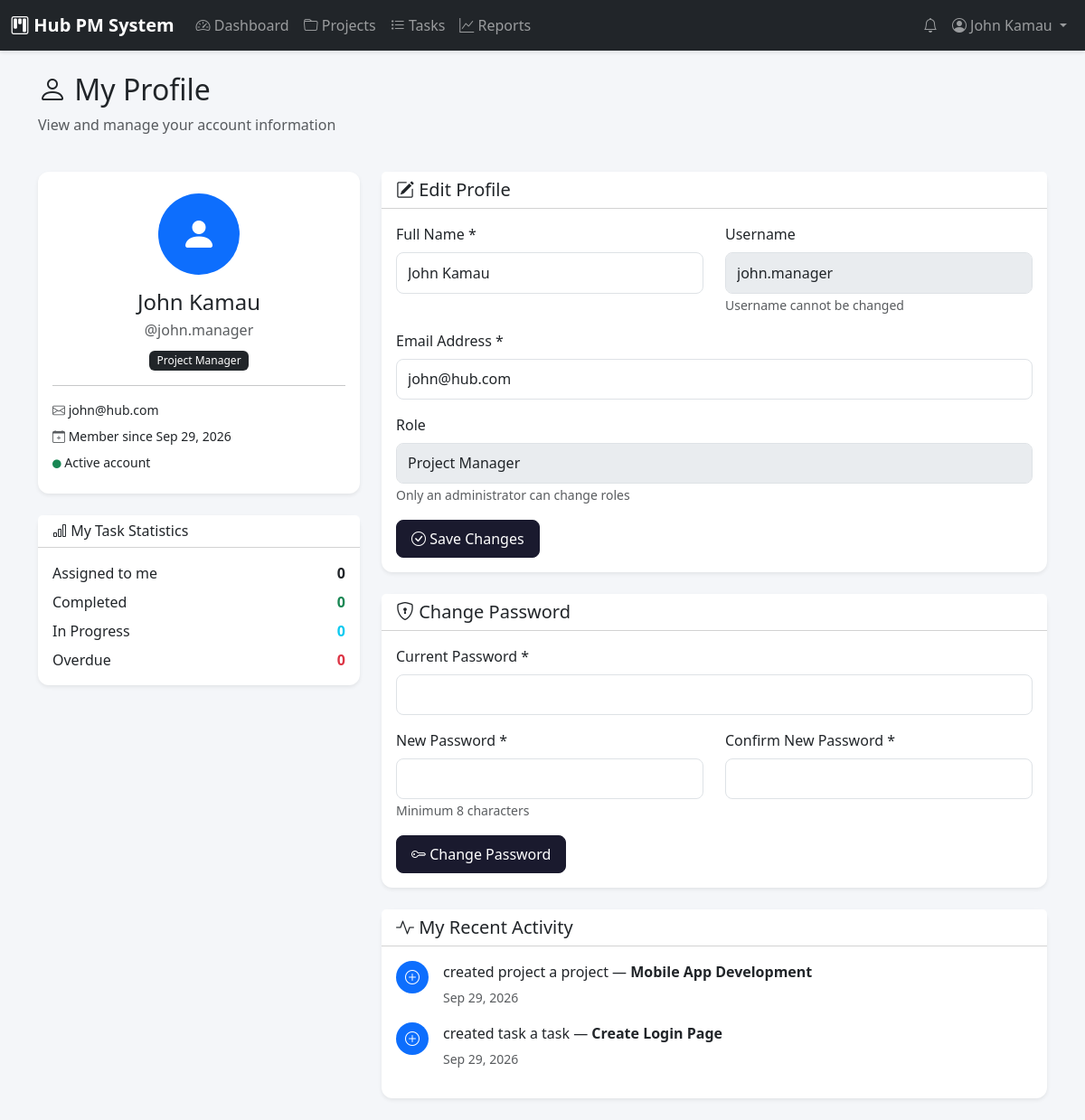
The app's page /profile.php (signed in) with its own data.
### tables this page shows
CREATE TABLE users (
    user_id INT PRIMARY KEY AUTO_INCREMENT,
    username VARCHAR(50) NOT NULL UNIQUE,
    email VARCHAR(100) NOT NULL UNIQUE,
    password_hash VARCHAR(255) NOT NULL,
    full_name VARCHAR(100) NOT NULL,
    role_id INT NOT NULL,
    is_active BOOLEAN DEFAULT TRUE,
    created_at TIMESTAMP DEFAULT CURRENT_TIMESTAMP,
    updated_at TIMESTAMP DEFAULT CURRENT_TIMESTAMP ON UPDATE CURRENT_TIMESTAMP,
    FOREIGN KEY (role_id) REFERENCES roles(role_id)
);

CREATE TABLE roles (
    role_id INT PRIMARY KEY AUTO_INCREMENT,
    role_name VARCHAR(50) NOT NULL UNIQUE,
    permissions TEXT,
    created_at TIMESTAMP DEFAULT CURRENT_TIMESTAMP
);

CREATE TABLE activity_logs (
    log_id INT PRIMARY KEY AUTO_INCREMENT,
    user_id INT NOT NULL,
    action VARCHAR(100) NOT NULL,
    entity_type VARCHAR(50) NOT NULL,
    entity_id INT NOT NULL,
    old_value TEXT,
    new_value TEXT,
    created_at TIMESTAMP DEFAULT CURRENT_TIMESTAMP,
    FOREIGN KEY (user_id) REFERENCES users(user_id)
);

### includes/auth.php (called while the page is built, shortened)
<?php
function getCurrentUser() {
    $database = new Database();
    $db = $database->getConnection();
    $query = "SELECT u.*, r.role_name
              FROM users u
              JOIN roles r ON u.role_id = r.role_id
              WHERE u.user_id = :user_id";
    $stmt = $db->prepare($query);
    $stmt->bindParam(':user_id', $_SESSION['user_id']);
    $stmt->execute();
    return $stmt->fetch();
}
?>

### includes/functions.php (called while the page is built, shortened)
<?php
function escape($string) {
    return htmlspecialchars($string ?? '', ENT_QUOTES, 'UTF-8');
}
function formatDate($date, $format = 'M d, Y') {
    return date($format, strtotime($date));
}
function timeAgo($datetime) {
    $timestamp = strtotime($datetime);
    $difference = time() - $timestamp;
    if ($difference < 60) {
        return 'Just now';
    } elseif ($difference < 3600) {
        $minutes = floor($difference / 60);
        return $minutes . ' minute' . ($minutes > 1 ? 's' : '') . ' ago';
    } elseif ($difference < 86400) {
        $hours = floor($difference / 3600);
        return $hours . ' hour' . ($hours > 1 ? 's' : '') . ' ago';
    } elseif ($difference < 604800) {
        $days = floor($difference / 86400);
        return $days . ' day' . ($days > 1 ? 's' : '') . ' ago';
    } else {
        return formatDate($datetime);
    }
}
?>

### profile.php (the view, shortened to what this page needs)
<?php
require_once 'includes/auth.php';
require_once 'includes/functions.php';
$database = new Database();
$db = $database->getConnection();
$user_id = $_SESSION['user_id'];
$user = getCurrentUser();
$statsQuery = "SELECT
                 COUNT(*) as total_tasks,
                 SUM(CASE WHEN status = 'Completed' THEN 1 ELSE 0 END) as completed_tasks,
                 SUM(CASE WHEN status = 'In Progress' THEN 1 ELSE 0 END) as in_progress_tasks,
                 SUM(CASE WHEN status != 'Completed' AND due_date < CURDATE() THEN 1 ELSE 0 END) as overdue_tasks
               FROM tasks
               WHERE assigned_to = :user_id";
$statsStmt = $db->prepare($statsQuery);
$statsStmt->execute([':user_id' => $user_id]);
$stats = $statsStmt->fetch();
$activityQuery = "SELECT * FROM activity_logs
                  WHERE user_id = :user_id
                  ORDER BY created_at DESC
                  LIMIT 8";
$activityStmt = $db->prepare($activityQuery);
$activityStmt->execute([':user_id' => $user_id]);
$recentActivity = $activityStmt->fetchAll();
?>
<!DOCTYPE html>
<html lang="en">
<head>
    <link href="https://cdn.jsdelivr.net/npm/bootstrap@5.3.0/dist/css/bootstrap.min.css" rel="stylesheet">
    <link href="https://cdn.jsdelivr.net/npm/bootstrap-icons@1.10.0/font/bootstrap-icons.css" rel="stylesheet">
    <link href="assets/css/style.css" rel="stylesheet">
</head>
<body>
    <?php include 'includes/navbar.php'; ?>
    <div class="container py-4">
        <div class="row mb-4">
            <div class="col-12">
                <h2><i class="bi bi-person"></i> My Profile</h2>
                <p class="text-muted">View and manage your account information</p>
            </div>
        </div>
        <div class="row g-4">
            <div class="col-lg-4">
                <div class="card shadow-sm">
                    <div class="card-body text-center py-4">
                        <div class="bg-primary text-white rounded-circle d-inline-flex align-items-center justify-content-center mb-3"
                             style="width: 90px; height: 90px; font-size: 2.5rem;">
                            <i class="bi bi-person-fill"></i>
                        </div>
                        <h4 class="mb-1"><?php echo escape($user['full_name']); ?></h4>
                        <p class="text-muted mb-2">@<?php echo escape($user['username']); ?></p>
                        <span class="badge bg-dark"><?php echo escape($user['role_name']); ?></span>
                        <hr>
                        <div class="text-start small">
                            <p class="mb-2"><i class="bi bi-envelope text-muted"></i> <?php echo escape($user['email']); ?></p>
                            <p class="mb-2"><i class="bi bi-calendar-plus text-muted"></i> Member since <?php echo formatDate($user['created_at']); ?></p>
                            <p class="mb-0">
                                <i class="bi bi-circle-fill <?php echo $user['is_active'] ? 'text-success' : 'text-danger'; ?>" style="font-size: 0.6rem;"></i>
                                <?php echo $user['is_active'] ? 'Active account' : 'Inactive account'; ?>
                            </p>
                        </div>
                    </div>
                </div>
                <div class="card shadow-sm mt-4">
                    <div class="card-header bg-white">
                        <h6 class="mb-0"><i class="bi bi-bar-chart"></i> My Task Statistics</h6>
                    </div>
                    <div class="card-body">
                        <div class="d-flex justify-content-between mb-2">
                            <span>Assigned to me</span>
                            <strong><?php echo $stats['total_tasks'] ?? 0; ?></strong>
                        </div>
                        <div class="d-flex justify-content-between mb-2">
                            <span>Completed</span>
                            <strong class="text-success"><?php echo $stats['completed_tasks'] ?? 0; ?></strong>
                        </div>
                        <div class="d-flex justify-content-between mb-2">
                            <span>In Progress</span>
                            <strong class="text-info"><?php echo $stats['in_progress_tasks'] ?? 0; ?></strong>
                        </div>
                        <div class="d-flex justify-content-between">
                            <span>Overdue</span>
                            <strong class="text-danger"><?php echo $stats['overdue_tasks'] ?? 0; ?></strong>
                        </div>
                    </div>
                </div>
            </div>
            <div class="col-lg-8">
                <div class="card shadow-sm">
                    <div class="card-header bg-white">
                        <h5 class="mb-0"><i class="bi bi-pencil-square"></i> Edit Profile</h5>
                    </div>
                    <div class="card-body">
                        <form method="POST">
                            <div class="row">
                                <div class="col-md-6 mb-3">
                                    <label class="form-label">Full Name *</label>
                                    <input type="text" class="form-control" name="full_name"
                                           value="<?php echo escape($user['full_name']); ?>" required>
                                </div>
                                <div class="col-md-6 mb-3">
                                    <label class="form-label">Username</label>
                                    <input type="text" class="form-control" value="<?php echo escape($user['username']); ?>" disabled>
                                    <small class="text-muted">Username cannot be changed</small>
                                </div>
                            </div>
                            <div class="mb-3">
                                <label class="form-label">Email Address *</label>
                                <input type="email" class="form-control" name="email"
                                       value="<?php echo escape($user['email']); ?>" required>
                            </div>
                            <div class="mb-3">
                                <label class="form-label">Role</label>
                                <input type="text" class="form-control" value="<?php echo escape($user['role_name']); ?>" disabled>
                                <small class="text-muted">Only an administrator can change roles</small>
                            </div>
                            <button type="submit" class="btn btn-primary">
                                <i class="bi bi-check-circle"></i> Save Changes
                            </button>
                        </form>
                    </div>
                </div>
                <div class="card shadow-sm mt-4">
                    <div class="card-header bg-white">
                        <h5 class="mb-0"><i class="bi bi-shield-lock"></i> Change Password</h5>
                    </div>
                    <div class="card-body">
                        <form method="POST">
                            <div class="mb-3">
                                <label class="form-label">Current Password *</label>
                                <input type="password" class="form-control" name="current_password" required>
                            </div>
                            <div class="row">
                                <div class="col-md-6 mb-3">
                                    <label class="form-label">New Password *</label>
                                    <input type="password" class="form-control" name="new_password"
                                           minlength="8" required>
                                    <small class="text-muted">Minimum 8 characters</small>
                                </div>
                                <div class="col-md-6 mb-3">
                                    <label class="form-label">Confirm New Password *</label>
                                    <input type="password" class="form-control" name="confirm_password"
                                           minlength="8" required>
                                </div>
                            </div>
                            <button type="submit" class="btn btn-primary">
                                <i class="bi bi-key"></i> Change Password
                            </button>
                        </form>
                    </div>
                </div>
                <div class="card shadow-sm mt-4">
                    <div class="card-header bg-white">
                        <h5 class="mb-0"><i class="bi bi-activity"></i> My Recent Activity</h5>
                    </div>
                    <div class="card-body">
                        <?php if (empty($recentActivity)): ?>
                            <p class="text-muted text-center py-3 mb-0">No recent activity</p>
                        <?php else: ?>
                            <?php foreach ($recentActivity as $activity): ?>
                            <div class="d-flex mb-3">
                                <div class="flex-shrink-0">
                                    <div class="bg-primary text-white rounded-circle d-flex align-items-center justify-content-center" style="width: 36px; height: 36px;">
                                        <i class="bi bi-<?php
                                            echo strpos($activity['action'], 'create') !== false ? 'plus-circle' :
                                                (strpos($activity['action'], 'update') !== false || strpos($activity['action'], 'change') !== false ? 'pencil' : 'activity');
                                        ?>"></i>
                                    </div>
                                </div>
                                <div class="flex-grow-1 ms-3">
                                    <p class="mb-1">
                                        <?php echo escape(str_replace('_', ' ', $activity['action'])); ?>
                                        a <?php echo escape($activity['entity_type']); ?>
                                        <?php if ($activity['new_value']): ?>
                                            — <strong><?php echo escape($activity['new_value']); ?></strong>
                                        <?php endif; ?>
                                    </p>
                                    <small class="text-muted"><?php echo timeAgo($activity['created_at']); ?></small>
                                </div>
                            </div>
                            <?php endforeach; ?>
                        <?php endif; ?>
                    </div>
                </div>
            </div>
        </div>
    </div>
</body>
</html>

### assets/css/style.css (style rules this page uses)
:root { --primary-color: #1a1a2e; --secondary-color: #16213e; --accent-color: #0f3460; --success-color: #28a745; --warning-color: #ffc107; --danger-color: #dc3545; --info-color: #17a2b8; }
body { font-family: 'Segoe UI', Tahoma, Geneva, Verdana, sans-serif; background-color: #f4f6f9; min-height: 100vh; }
.card { border: none; border-radius: 12px; transition: transform 0.2s, box-shadow 0.2s; }
.badge { font-weight: 500; padding: 0.4em 0.7em; border-radius: 6px; }
.btn { border-radius: 8px; font-weight: 500; padding: 0.5rem 1rem; transition: all 0.2s; }
.btn-primary { background-color: var(--primary-color); border-color: var(--primary-color); }
.form-control, .form-select { border-radius: 8px; padding: 0.6rem 0.75rem; border: 1px solid #dee2e6; transition: border-color 0.2s, box-shadow 0.2s; }

### records on screen
users: full_name "John Kamau", username "john.manager", role.role_name "Project Manager", email "john@hub.com", created_at "Sep 29, 2026"
activity_logs: action "created project", entity_type "project", new_value "Mobile App Development", created_at "Sep 29, 2026"
activity_logs: action "created task", entity_type "task", new_value "Create Login Page", created_at "Sep 29, 2026"

### other values on screen
APP_NAME "Hub PM System"
$_SESSION['full_name'] "John Kamau"
$stats['total_tasks'] "0"
$stats['completed_tasks'] "0"
$stats['in_progress_tasks'] "0"
$stats['overdue_tasks'] "0"
